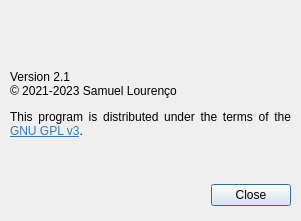
<?xml version="1.0" encoding="UTF-8"?>
<ui version="4.0">
 <class>AboutDialog</class>
 <widget class="QDialog" name="AboutDialog">
  <property name="geometry">
   <rect>
    <x>0</x>
    <y>0</y>
    <width>301</width>
    <height>221</height>
   </rect>
  </property>
  <property name="minimumSize">
   <size>
    <width>301</width>
    <height>221</height>
   </size>
  </property>
  <property name="maximumSize">
   <size>
    <width>301</width>
    <height>221</height>
   </size>
  </property>
  <property name="windowTitle">
   <string>About CP2130 Configurator</string>
  </property>
  <property name="windowIcon">
   <iconset resource="resources.qrc">
    <normaloff>:/icons/icons/active64.png</normaloff>
    <normalon>:/icons/icons/active64.png</normalon>
    <disabledoff>:/icons/icons/greyed64.png</disabledoff>
    <disabledon>:/icons/icons/greyed64.png</disabledon>
    <activeoff>:/icons/icons/active64.png</activeoff>
    <activeon>:/icons/icons/active64.png</activeon>
    <selectedoff>:/icons/icons/selected64.png</selectedoff>
    <selectedon>:/icons/icons/selected64.png</selectedon>:/icons/icons/active64.png</iconset>
  </property>
  <property name="locale">
   <locale language="English" country="UnitedStates"/>
  </property>
  <widget class="QDialogButtonBox" name="buttonBox">
   <property name="geometry">
    <rect>
     <x>10</x>
     <y>180</y>
     <width>281</width>
     <height>31</height>
    </rect>
   </property>
   <property name="orientation">
    <enum>Qt::Horizontal</enum>
   </property>
   <property name="standardButtons">
    <set>QDialogButtonBox::Close</set>
   </property>
  </widget>
  <widget class="QLabel" name="labelAbout">
   <property name="geometry">
    <rect>
     <x>10</x>
     <y>70</y>
     <width>281</width>
     <height>101</height>
    </rect>
   </property>
   <property name="text">
    <string>&lt;html&gt;&lt;head/&gt;&lt;body&gt;&lt;p&gt;Version 2.1&lt;br/&gt;© 2021-2023 Samuel Lourenço&lt;/p&gt;&lt;p&gt;This program is distributed under the terms of the &lt;a href=&quot;https://www.gnu.org/licenses/gpl-3.0-standalone.html&quot;&gt;&lt;span style=&quot; text-decoration: underline; color:#2980b9;&quot;&gt;GNU GPL v3&lt;/span&gt;&lt;/a&gt;.&lt;/p&gt;&lt;/body&gt;&lt;/html&gt;</string>
   </property>
   <property name="alignment">
    <set>Qt::AlignJustify|Qt::AlignTop</set>
   </property>
   <property name="wordWrap">
    <bool>true</bool>
   </property>
   <property name="openExternalLinks">
    <bool>true</bool>
   </property>
  </widget>
  <widget class="QLabel" name="labelBanner">
   <property name="geometry">
    <rect>
     <x>10</x>
     <y>10</y>
     <width>281</width>
     <height>51</height>
    </rect>
   </property>
   <property name="text">
    <string>&lt;html&gt;&lt;head/&gt;&lt;body&gt;&lt;p&gt;&lt;img src=&quot;:/images/images/banner.png&quot;/&gt;&lt;/p&gt;&lt;/body&gt;&lt;/html&gt;</string>
   </property>
  </widget>
 </widget>
 <resources>
  <include location="resources.qrc"/>
 </resources>
 <connections>
  <connection>
   <sender>buttonBox</sender>
   <signal>rejected()</signal>
   <receiver>AboutDialog</receiver>
   <slot>close()</slot>
   <hints>
    <hint type="sourcelabel">
     <x>150</x>
     <y>195</y>
    </hint>
    <hint type="destinationlabel">
     <x>150</x>
     <y>110</y>
    </hint>
   </hints>
  </connection>
 </connections>
</ui>
